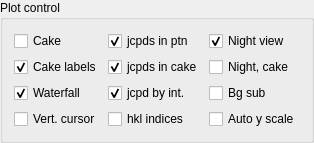
             <widget class="QGroupBox" name="groupBox_34">
              <property name="sizePolicy">
               <sizepolicy hsizetype="Expanding" vsizetype="Fixed">
                <horstretch>0</horstretch>
                <verstretch>0</verstretch>
               </sizepolicy>
              </property>
              <property name="title">
               <string>Plot control</string>
              </property>
              <property name="flat">
               <bool>true</bool>
              </property>
              <layout class="QGridLayout" name="gridLayout_11">
               <item row="0" column="0">
                <widget class="QCheckBox" name="checkBox_ShowCake">
                 <property name="sizePolicy">
                  <sizepolicy hsizetype="Fixed" vsizetype="Fixed">
                   <horstretch>0</horstretch>
                   <verstretch>0</verstretch>
                  </sizepolicy>
                 </property>
                 <property name="toolTip">
                  <string>Show cake image</string>
                 </property>
                 <property name="text">
                  <string>Cake</string>
                 </property>
                </widget>
               </item>
               <item row="1" column="0">
                <widget class="QCheckBox" name="checkBox_ShowCakeLabels">
                 <property name="sizePolicy">
                  <sizepolicy hsizetype="Fixed" vsizetype="Fixed">
                   <horstretch>0</horstretch>
                   <verstretch>0</verstretch>
                  </sizepolicy>
                 </property>
                 <property name="toolTip">
                  <string>Show cake labels</string>
                 </property>
                 <property name="text">
                  <string>Cake labels</string>
                 </property>
                 <property name="checked">
                  <bool>true</bool>
                 </property>
                </widget>
               </item>
               <item row="2" column="0">
                <widget class="QCheckBox" name="checkBox_ShowWaterfall">
                 <property name="sizePolicy">
                  <sizepolicy hsizetype="Fixed" vsizetype="Fixed">
                   <horstretch>0</horstretch>
                   <verstretch>0</verstretch>
                  </sizepolicy>
                 </property>
                 <property name="toolTip">
                  <string>Show waterfall patterns</string>
                 </property>
                 <property name="text">
                  <string>Waterfall</string>
                 </property>
                 <property name="checked">
                  <bool>true</bool>
                 </property>
                </widget>
               </item>
               <item row="3" column="0">
                <widget class="QCheckBox" name="checkBox_LongCursor">
                 <property name="toolTip">
                  <string>Change cursor to a vertical bar</string>
                 </property>
                 <property name="text">
                  <string>Vert. cursor</string>
                 </property>
                 <property name="checked">
                  <bool>false</bool>
                 </property>
                </widget>
               </item>
               <item row="1" column="1">
                <widget class="QCheckBox" name="checkBox_JCPDSinCake">
                 <property name="sizePolicy">
                  <sizepolicy hsizetype="Fixed" vsizetype="Fixed">
                   <horstretch>0</horstretch>
                   <verstretch>0</verstretch>
                  </sizepolicy>
                 </property>
                 <property name="toolTip">
                  <string>Show JCPDS bars in cake image</string>
                 </property>
                 <property name="text">
                  <string>jcpds in cake</string>
                 </property>
                 <property name="checked">
                  <bool>true</bool>
                 </property>
                </widget>
               </item>
               <item row="0" column="1">
                <widget class="QCheckBox" name="checkBox_JCPDSinPattern">
                 <property name="sizePolicy">
                  <sizepolicy hsizetype="Fixed" vsizetype="Fixed">
                   <horstretch>0</horstretch>
                   <verstretch>0</verstretch>
                  </sizepolicy>
                 </property>
                 <property name="toolTip">
                  <string>Show JCPDS together with a base pattern</string>
                 </property>
                 <property name="text">
                  <string>jcpds in ptn</string>
                 </property>
                 <property name="checked">
                  <bool>true</bool>
                 </property>
                </widget>
               </item>
               <item row="2" column="1">
                <widget class="QCheckBox" name="checkBox_Intensity">
                 <property name="sizePolicy">
                  <sizepolicy hsizetype="Minimum" vsizetype="Minimum">
                   <horstretch>0</horstretch>
                   <verstretch>0</verstretch>
                  </sizepolicy>
                 </property>
                 <property name="toolTip">
                  <string>Plot JCPDS bar height proportional to intensity</string>
                 </property>
                 <property name="text">
                  <string>jcpd by int.</string>
                 </property>
                 <property name="checked">
                  <bool>true</bool>
                 </property>
                </widget>
               </item>
               <item row="3" column="1">
                <widget class="QCheckBox" name="checkBox_ShowMillerIndices">
                 <property name="toolTip">
                  <string>Show Miller indices</string>
                 </property>
                 <property name="text">
                  <string>hkl indices</string>
                 </property>
                </widget>
               </item>
               <item row="0" column="2">
                <widget class="QCheckBox" name="checkBox_NightView">
                 <property name="sizePolicy">
                  <sizepolicy hsizetype="Fixed" vsizetype="Fixed">
                   <horstretch>0</horstretch>
                   <verstretch>0</verstretch>
                  </sizepolicy>
                 </property>
                 <property name="toolTip">
                  <string>Show in black background</string>
                 </property>
                 <property name="text">
                  <string>Night view</string>
                 </property>
                 <property name="checked">
                  <bool>true</bool>
                 </property>
                </widget>
               </item>
               <item row="1" column="2">
                <widget class="QCheckBox" name="checkBox_WhiteForPeak">
                 <property name="toolTip">
                  <string>Make white for peak intensity</string>
                 </property>
                 <property name="text">
                  <string>Night, cake</string>
                 </property>
                </widget>
               </item>
               <item row="2" column="2">
                <widget class="QCheckBox" name="checkBox_BgSub">
                 <property name="sizePolicy">
                  <sizepolicy hsizetype="Fixed" vsizetype="Fixed">
                   <horstretch>0</horstretch>
                   <verstretch>0</verstretch>
                  </sizepolicy>
                 </property>
                 <property name="toolTip">
                  <string>Subtract background from base pattern</string>
                 </property>
                 <property name="text">
                  <string>Bg sub</string>
                 </property>
                 <property name="checked">
                  <bool>false</bool>
                 </property>
                </widget>
               </item>
               <item row="3" column="2">
                <widget class="QCheckBox" name="checkBox_AutoY">
                 <property name="sizePolicy">
                  <sizepolicy hsizetype="Fixed" vsizetype="Fixed">
                   <horstretch>0</horstretch>
                   <verstretch>0</verstretch>
                  </sizepolicy>
                 </property>
                 <property name="toolTip">
                  <string>Automatic adjustment of y axis range</string>
                 </property>
                 <property name="text">
                  <string>Auto y scale</string>
                 </property>
                </widget>
               </item>
              </layout>
             </widget>
